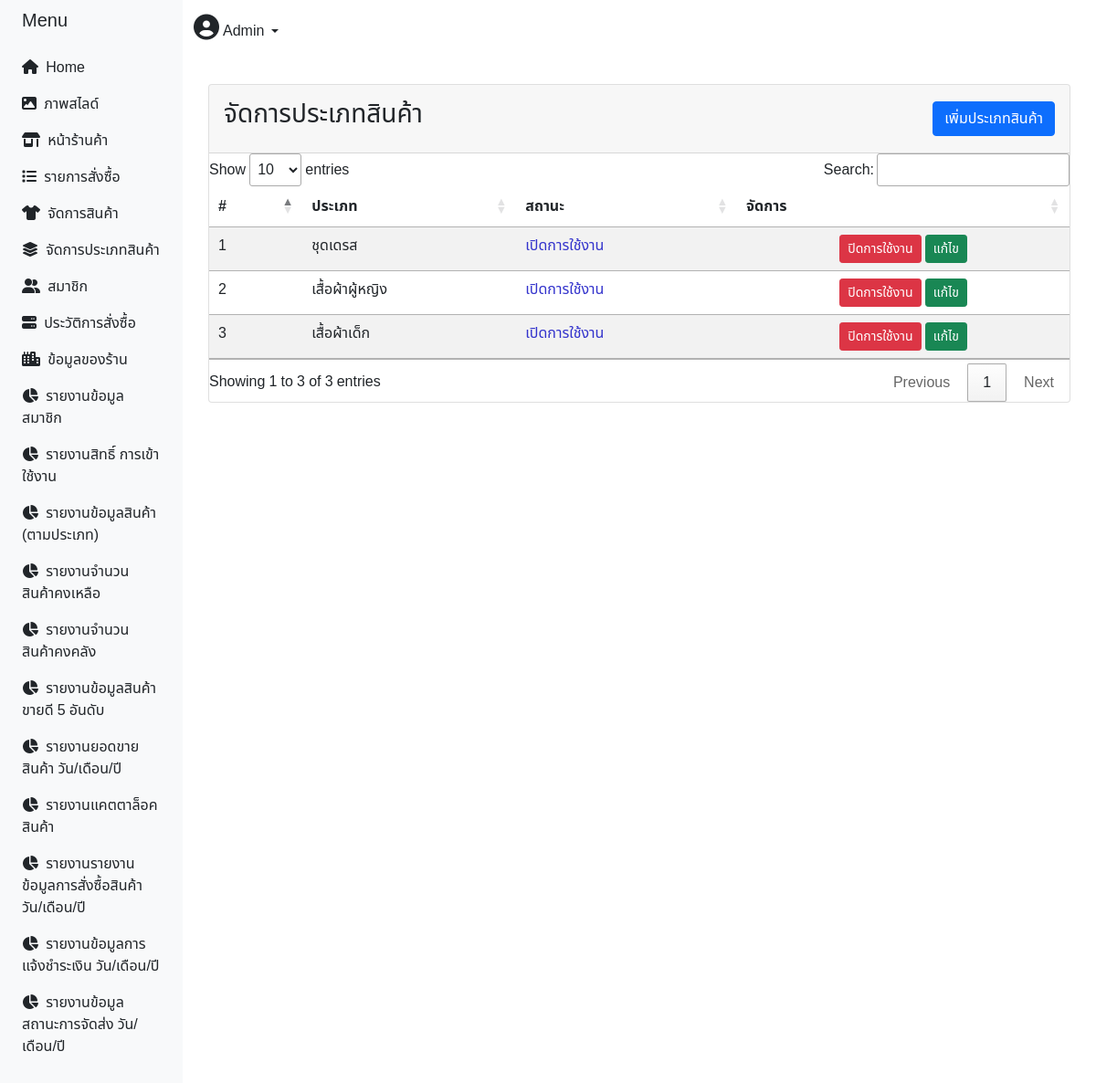
The app's page /admin/index_admin.php?p=cate (signed in) with its own data.
### tables this page shows
CREATE TABLE `category` (
  `category_id` int(11) NOT NULL,
  `category_name` varchar(30) NOT NULL,
  `category_status` varchar(100) NOT NULL
);

### admin/category.php (the view, shortened to what this page needs)
<link rel="stylesheet" type="text/css" href="https://cdn.datatables.net/1.11.3/css/jquery.dataTables.css">
<?php
if (empty($_SESSION["ID"]) || $_SESSION["Userlevel"] != 1 ){
    echo "<script>
    alert('โปรดเข้าสู่ระบบ  ');
    window.location.replace('../login.php');
    </script>";
}else{
?>
<body>
    <div class="row p-3">
    <div class="col-md-12">
    <div class="card">
    <div class="card-header py-3 d-flex flex-row align-items-center justify-content-between">
	<h3 class="page-header">จัดการประเภทสินค้า</h3>
  <a href="index_admin.php?p=cateadd" class="btn btn-primary">เพิ่มประเภทสินค้า</a>
  </div>
		<table id="example" class="table table-striped">
			<thead>
                <th>#</th>
				<th>ประเภท</th>
				<th>สถานะ</th>
				<th>จัดการ</th>
			</thead>
			<tbody>
				<?php
                include('../config/server.php');
                $i=1;
                $query = "SELECT * FROM category";
                $result3 = mysqli_query($conn, $query);
              while($row = $result3->fetch_assoc()):
                echo "<tr align='left'>";
                echo "<td> $i </td>";
				echo "<td> $row[category_name] </td>";
                   if($row['category_status'] == 'ปิดการใช้งาน'){
                        echo "<td><font color='#CC0000'>ปิดการใช้งาน</font></td>";
                   } else if($row['category_status'] == 'เปิดการใช้งาน'){
                       echo "<td><font color='#3333CC'>เปิดการใช้งาน</font></td>";
                   } else {
                       echo "<td><font color='#3333CC'>กำลังใช้งาน</font></td>";
                   }
                  if($row['category_status'] == 'ปิดการใช้งาน'){
                  echo "<td align='center'><a href='category_onoff.php?id1=$row[category_id]'>
                        <button class='btn btn-outline-success btn-sm '>เปิดการใช้งาน</button></a>
                        <a href='index_admin.php?p=cate_up&category_id=$row[category_id]'></a>
                        </td> ";
                  } else if($row['category_status'] == 'เปิดการใช้งาน'){
                      echo "<td align='center'><a href='category_onoff.php?id2=$row[category_id]'>
                        <button class='btn btn-danger btn-sm ng-binding '>ปิดการใช้งาน</button></a>
                        <a href='index_admin.php?p=cate_up&category_id=$row[category_id]'  class='btn btn-success btn-sm'><span class='glyphicon glyphicon-pencil'></span> แก้ไข</a>
                        </td> ";
                  } else {
                      echo "<td align='center'>
                        <button class='btn btn-outline-warning btn-sm '>ปิดการใช้งาน</button>
                        </td> ";
                  }
                  $i++;
              endwhile ?>
                    </tr>
						</tr>
			</tbody>
		</table>
	</div>
</div>
</div>
</body>
<?php } ?>

### admin/index_admin.php (style rules this page uses)
body { min-height: 100vh; overflow-x: hidden; font-family: 'Noto Sans Thai', sans-serif; }

### admin/nav_menu.php (style rules this page uses)
body { min-height: 100vh; overflow-x: hidden; font-family: 'Noto Sans Thai', sans-serif; }

### admin/category.php (style rules this page uses)
body { min-height: 100vh; overflow-x: hidden; font-family: 'Noto Sans Thai', sans-serif; }

### records on screen
category: category_name "ชุดเดรส", category_status "เปิดการใช้งาน"
category: category_name "เสื้อผ้าผู้หญิง", category_status "เปิดการใช้งาน"
category: category_name "เสื้อผ้าเด็ก", category_status "เปิดการใช้งาน"

### other values on screen
$_SESSION['Username'] "Admin"
